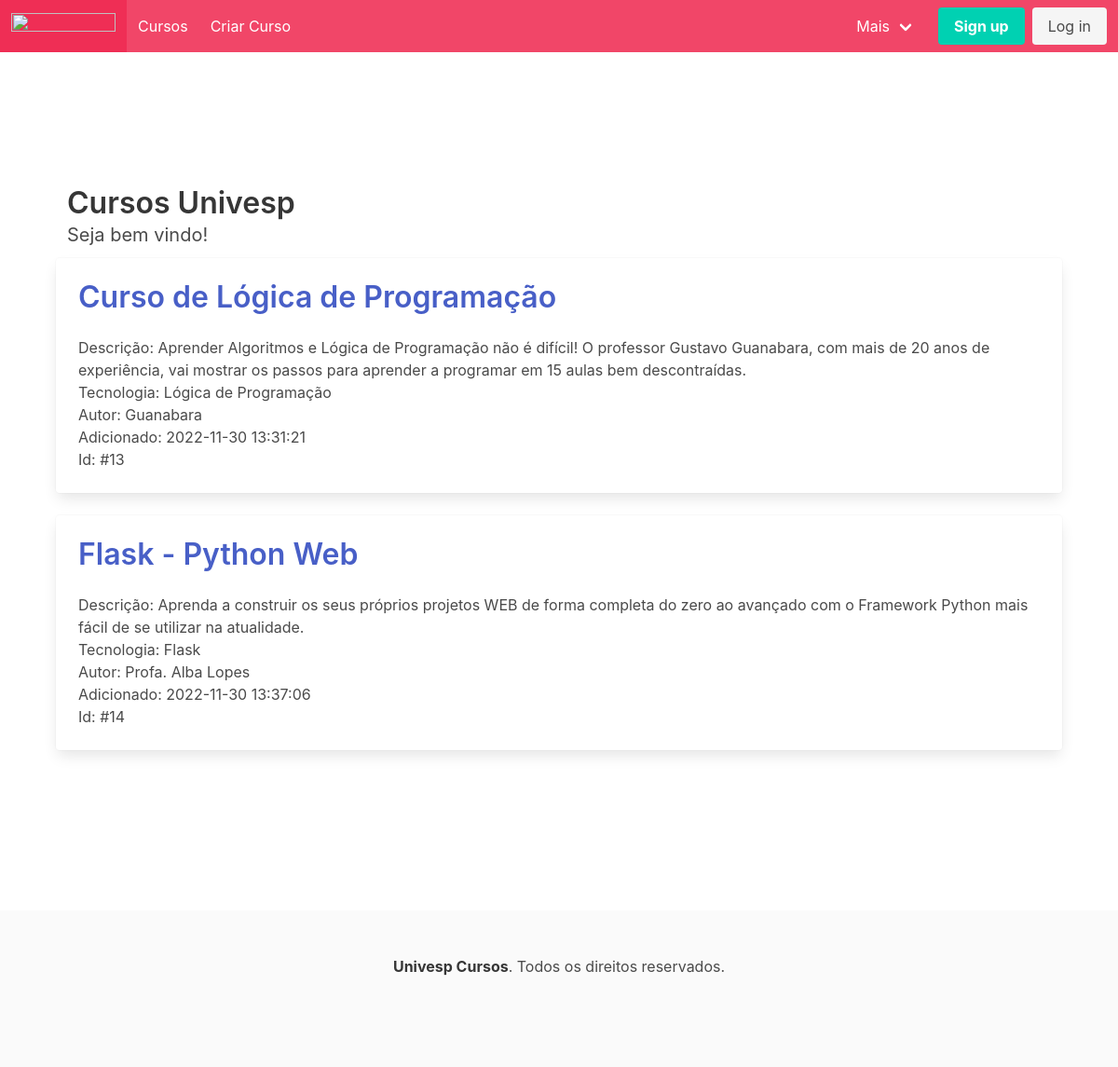
The page / on the database its author committed.
### app.py (models this page shows, shortened)
class Curso(db.Model):
    id = db.Column(db.Integer, primary_key=True)
    nome = db.Column(db.String(100), nullable=False)
    descricao  = db.Column(db.String(100))
    tecnologia  = db.Column(db.String(100), nullable=False)
    criador = db.Column(db.String(100), nullable=False)
    created_at = db.Column(db.DateTime(timezone=True), server_default=func.now())
    ativo = db.Column(db.Boolean, default=True)

### app.py (the view)
@app.route('/')
def index():
    cursos = Curso.query.all()
    return render_template('index.html', cursos=cursos, titulo='Cursos Univesp')

### templates/index.html (shortened to what this page needs)
{% extends 'base.html' %}
{% block content %}
<head>
</head>
<section class="section is-medium">
    <h1 class="title">Cursos Univesp</h1>
    <h2 class="subtitle">
        Seja bem vindo!
    </h2>
<div class='columns is-multiline'>
    {% for curso in cursos %}
    {% if curso. ativo == True %}
    <div class='columns is-multiline'>
            <div class='column is-12'>
              <div class="card">
                <div class="card-content">
            <p class="title" ><a href="{{ url_for('videos', curso_id=curso.id) }}">{{ curso.nome }}</a></p>
            <p>Descrição: {{ curso.descricao }}</p>
            <p>Tecnologia: {{ curso.tecnologia }}</p>
            <p>Autor: {{ curso.criador }}</p>
            <p>Adicionado: {{ curso.created_at }}</p>
            <p>Id: #{{ curso.id }}</p>
    </div>
    </div>
    </div>
    </div>
    {% endif %}
    {% endfor %}
</section>
{% endblock %}

### rows shown on the page
Curso: nome "Curso de Lógica de Programação", descricao "Aprender Algoritmos e Lógica de Programação não é difícil! O professor Gustavo Guanabara, com mais de 20 anos de experiência, vai mostrar os passos para aprender a programar em 15 aulas bem descontraídas.", tecnologia "Lógica de Programação", criador "Guanabara", created_at "2022-11-30 13:31:21", id "13"
Curso: nome "Flask - Python Web", descricao "Aprenda a construir os seus próprios projetos WEB de forma completa do zero ao avançado com o Framework Python mais fácil de se utilizar na atualidade.", tecnologia "Flask", criador "Profa. Alba Lopes", created_at "2022-11-30 13:37:06", id "14"
